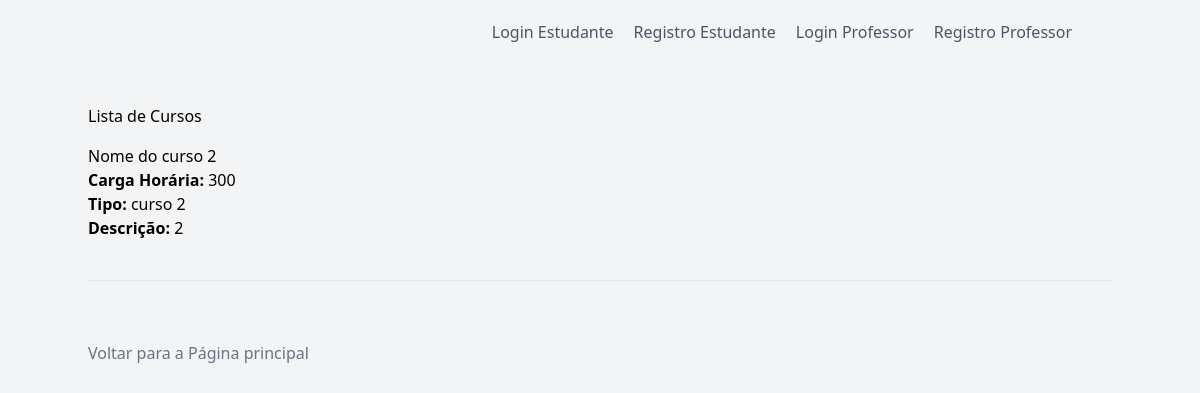
Screenshot of /cursos/ with the database file from the repository.
### pi/models.py (models this page shows, shortened)
class Curso(models.Model):
    nome = models.CharField(max_length=100)
    carga_horaria = models.IntegerField()
    tipo = models.CharField(max_length=50)
    descricao = models.CharField(max_length=400)

### pi/views.py (the view)
# urls.py: path('cursos/', views.cursos, name='cursos'),
def cursos(request):
    cursos = Curso.objects.all()
    return render(request, 'cursos.html', {'cursos': cursos})

### pi/templates/cursos.html
{% extends 'base.html' %}
{% block content %}
    <h1 class="mb-4">Lista de Cursos</h1>
    {% for curso in cursos %}
        <div class="card mb-3">
            <div class="card-body">
                <h2 class="card-title">{{ curso.nome }}</h2>
                <p class="card-text"><strong>Carga Horária:</strong> {{ curso.carga_horaria }}</p>
                <p class="card-text"><strong>Tipo:</strong> {{ curso.tipo }}</p>
                <p class="card-text"><strong>Descrição:</strong> {{ curso.descricao }}</p>
            </div>
        </div>
    {% endfor %}
{% endblock %}

### rows the page displays
Curso: nome "Nome do curso 2", carga_horaria "300", tipo "curso 2", descricao "2"
